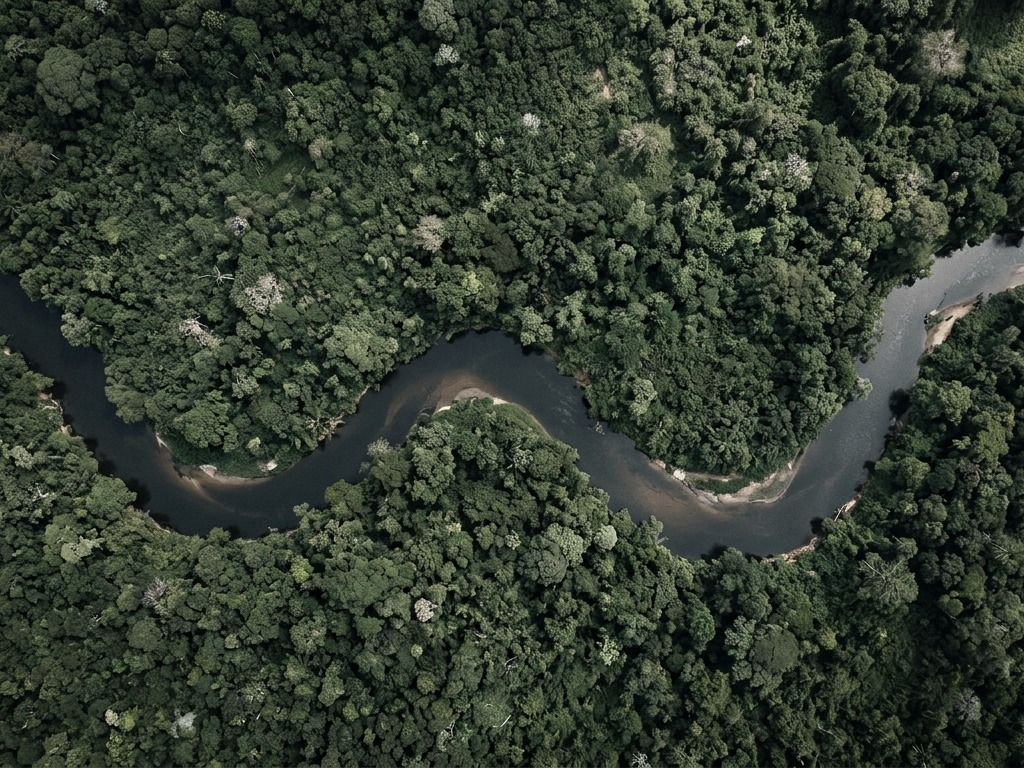
#> input picture backend/samples/coast_t1.jpg, 1024 x 768 px
$ python -i detect.py   (imports and definitions only)
#> lines starting #> are read from the running program, lines starting #| are printed output that depends on the picture
"""Change detection pipeline using SSIM + LAB radiometric fusion and morphology."""

import logging
from typing import Any, Dict, List, Tuple
import cv2
import numpy as np
from skimage.metrics import structural_similarity

from app.config import settings
from app.schemas import BoundingBox
from app.utils.images import create_transparent_overlay, numpy_to_base64_png

logger = logging.getLogger("orbital_delta.detect")


def normalize_radiometry_clahe(image_rgb: np.ndarray) -> np.ndarray:
    """Apply Contrast Limited Adaptive Histogram Equalization to Luminance channel."""
    lab = cv2.cvtColor(image_rgb, cv2.COLOR_RGB2LAB)
#> lab: shape (768, 1024, 3); mean of channels 0, 1, 2 62.1, 121.4, 134.2
    l_channel, a_channel, b_channel = cv2.split(lab)
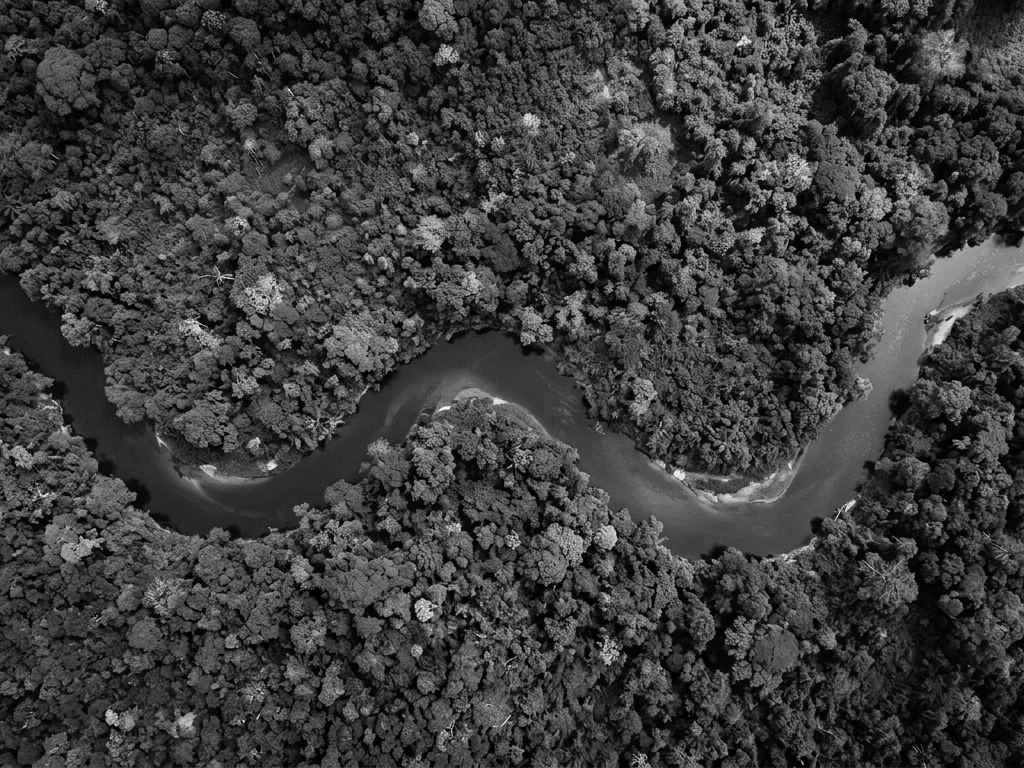
#> l_channel: shape (768, 1024); min 0, max 254, mean 62.1
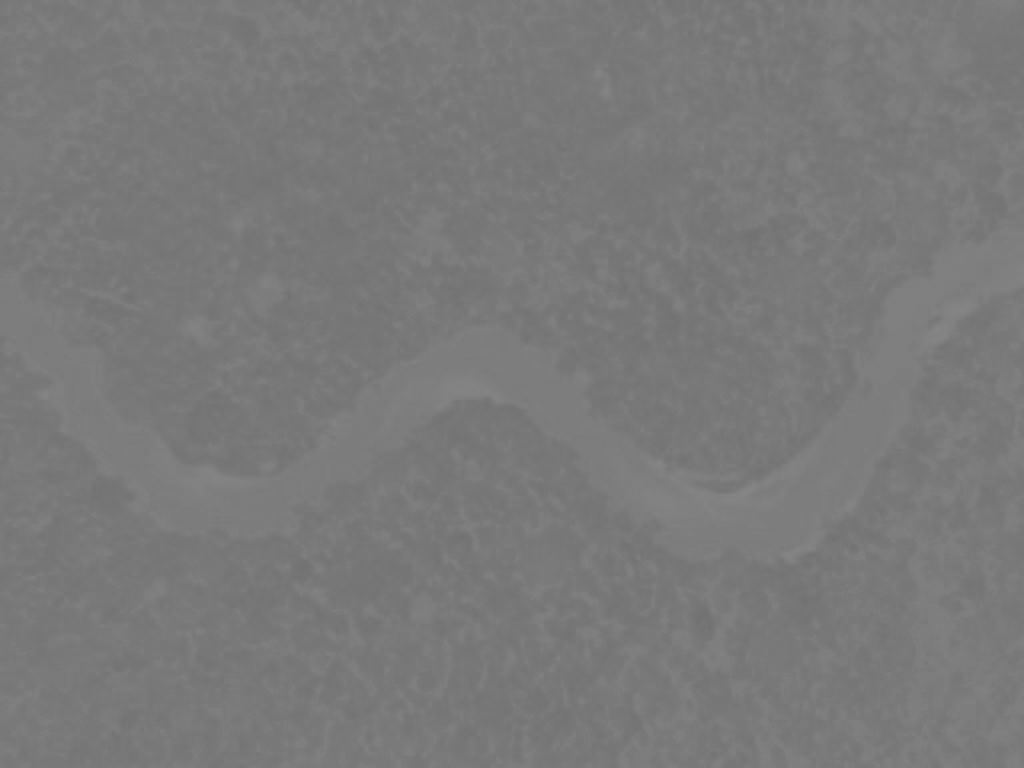
#> a_channel: shape (768, 1024); min 113, max 134, mean 121.4
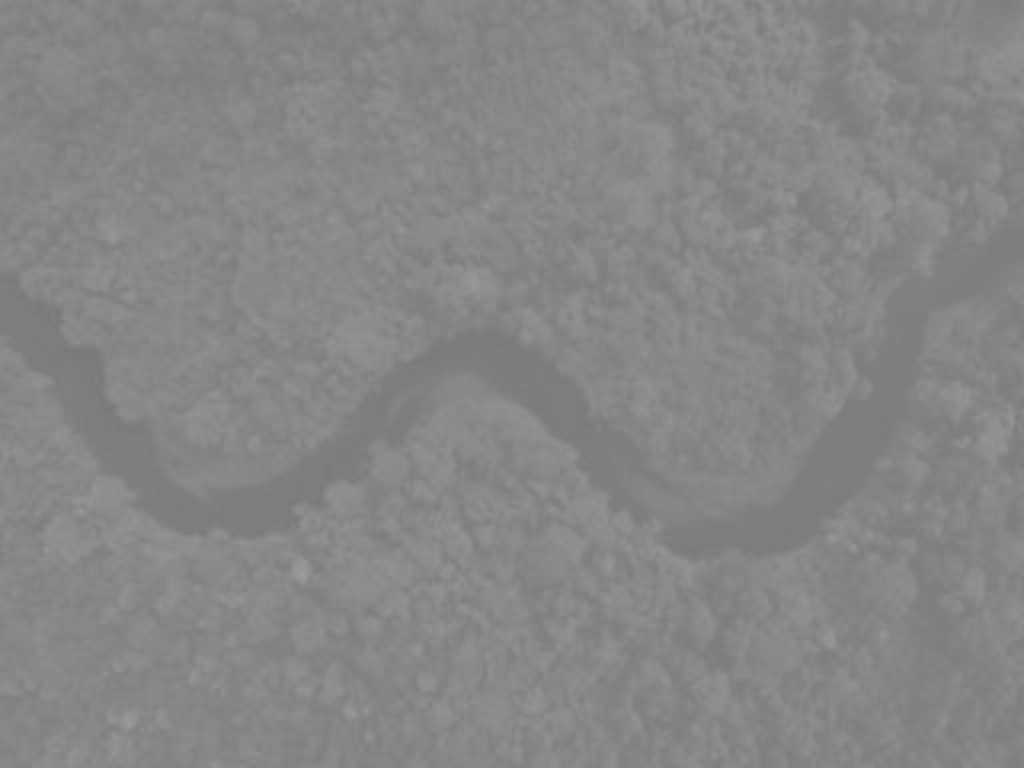
#> b_channel: shape (768, 1024); min 120, max 156, mean 134.2

    clahe = cv2.createCLAHE(clipLimit=2.0, tileGridSize=(8, 8))
    l_norm = clahe.apply(l_channel)
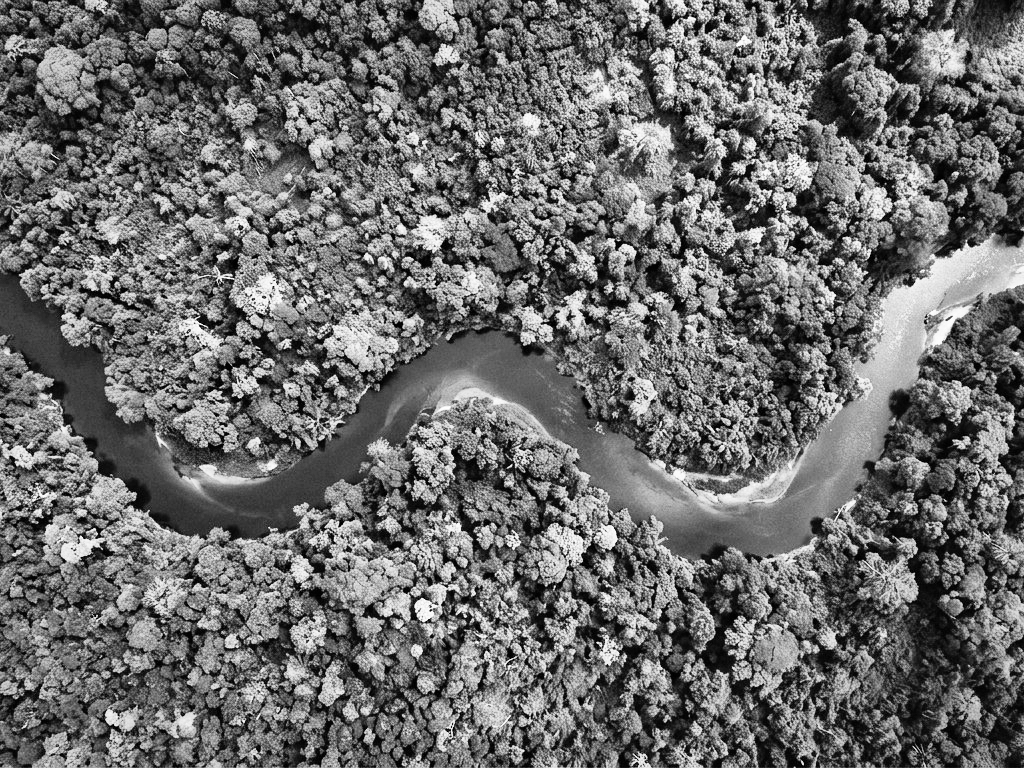
#> l_norm: shape (768, 1024); min 0, max 255, mean 108.2

    lab_norm = cv2.merge((l_norm, a_channel, b_channel))
#> lab_norm: shape (768, 1024, 3); mean of channels 0, 1, 2 108.2, 121.4, 134.2
    return cv2.cvtColor(lab_norm, cv2.COLOR_LAB2RGB)
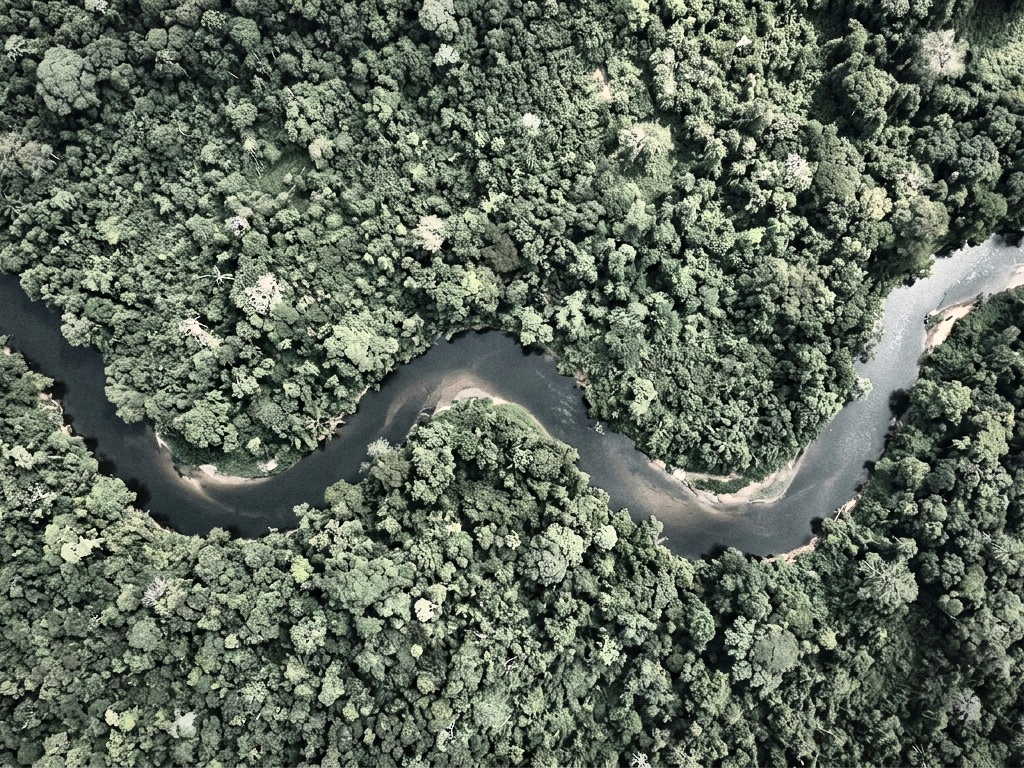
#> returned value: shape (768, 1024, 3); mean R, G, B 96.3, 106.4, 92.7


# [239 lines left out: functions boxes_overlap_or_proximate, merge_bounding_boxes, extract_region_stats, detect_changes, not called in this run]

>>> import cv2
>>> picture = cv2.cvtColor(cv2.imread('../../samples/coast_t1.jpg'), cv2.COLOR_BGR2RGB)
>>> result = normalize_radiometry_clahe(picture)

$ run again, on backend/samples/coast_t2.jpg
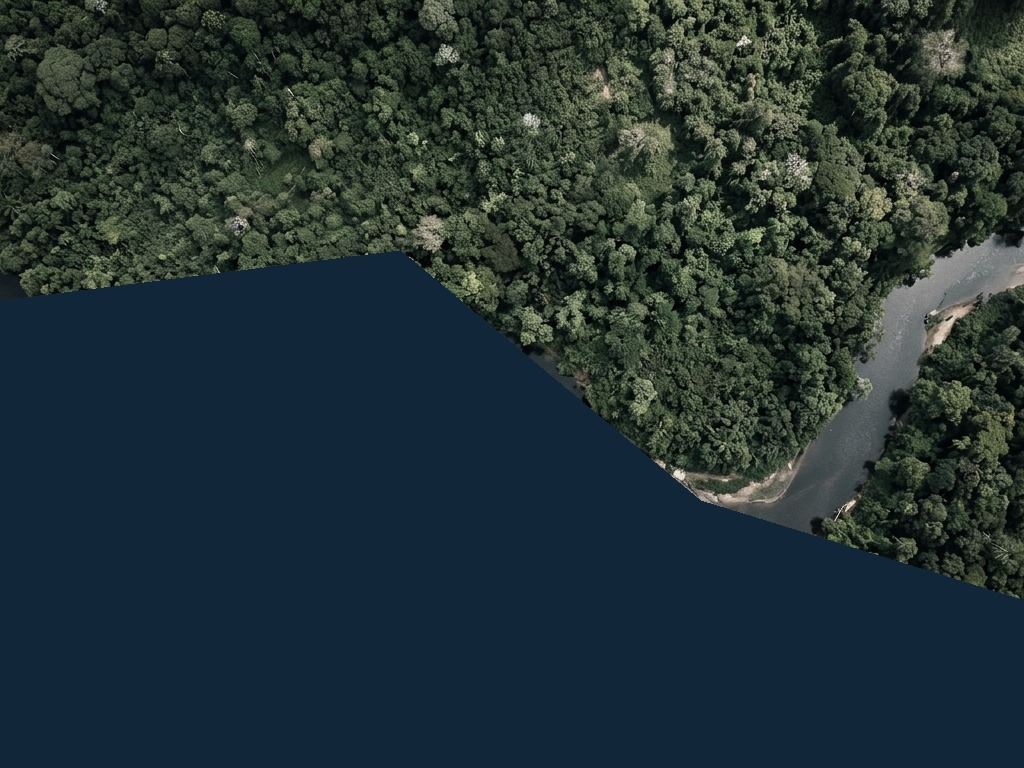
#> input picture backend/samples/coast_t2.jpg, 1024 x 768 px
#> lab: shape (768, 1024, 3); mean of channels 0, 1, 2 50.2, 124.1, 123.8
#> in normalize_radiometry_clahe, `l_channel, a_channel, b_channel = cv2.split(lab)`:
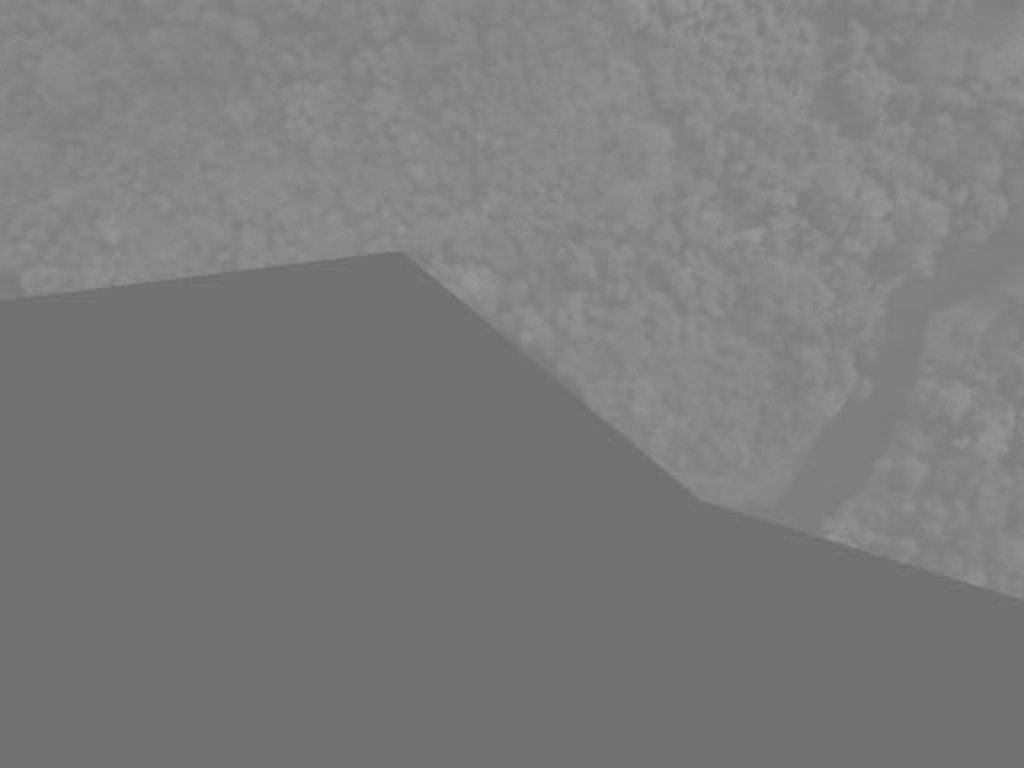
#> b_channel: shape (768, 1024); min 108, max 153, mean 123.8
#> lab_norm: shape (768, 1024, 3); mean of channels 0, 1, 2 75.5, 124.1, 123.8
#> in normalize_radiometry_clahe, `return cv2.cvtColor(lab_norm, cv2.COLOR_LAB2RGB)`:
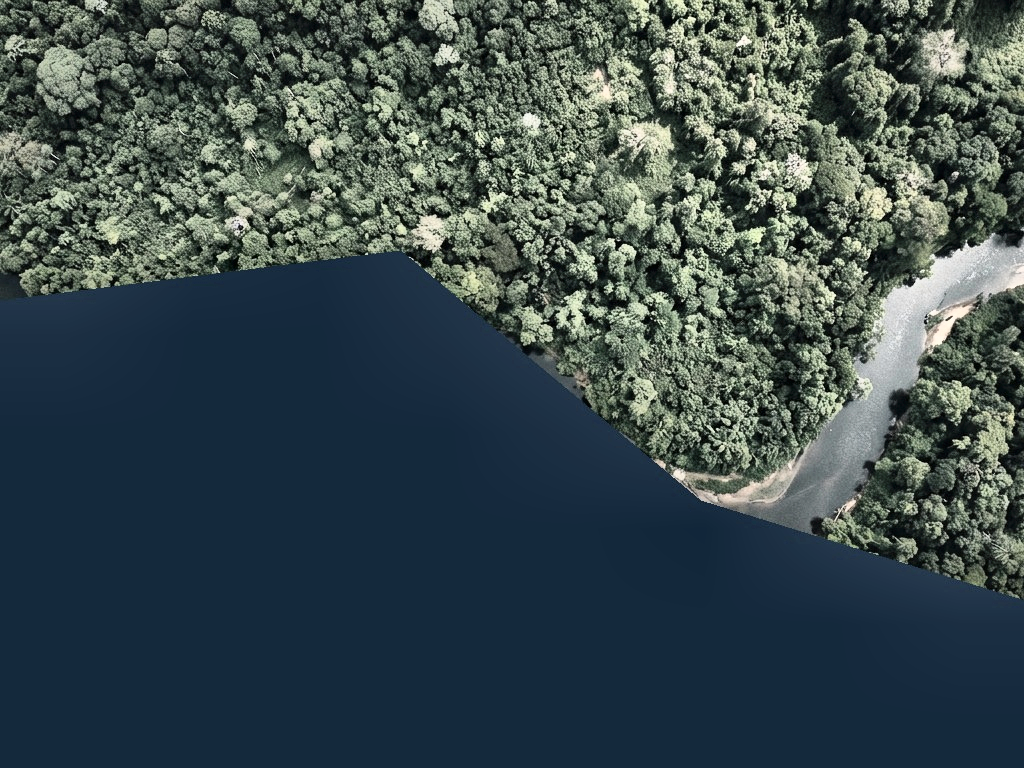
#> returned value: shape (768, 1024, 3); mean R, G, B 59.6, 75, 77.5
